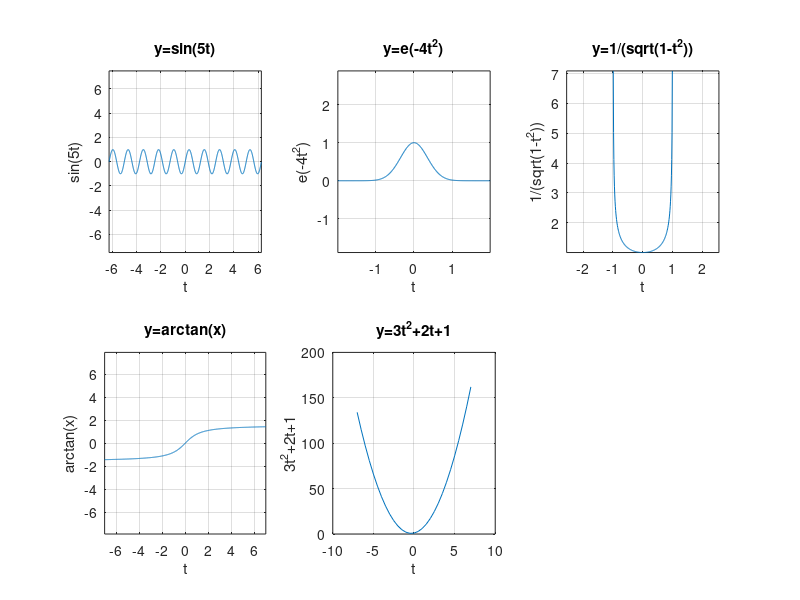

MATLAB code for this plot: (Note: this script raises an error after producing the figure.)
%homework for 24.01.18

%------------preparation------------------------------------------------------------------------------------  
figure('units','norm','position',[.1 .1 .8 .7],'color',[.9 .9 .9],'name', "Drawing Functions") %Creating Window
axes('position',[.1 .1 .8 .8],'color',[1 1 1]) %Creating Axis
grid on                   %turing on grid in coordinate system
xlabel ("X-Axis")         %labeling the axis
ylabel ("Y-Axis")         %labeling the axis
zlabel ("Z-Axis")         %labeling the axis

%---Sinus function------------------------------------------------------------------------------------------
subplot (2,3,1);          %create plot
drawnow;                  %draw this plot
x = -2*pi:0.01:2*pi;      %set x limits
plot (x, sin (5*x));      %plot the function
grid on;                  %turn on the grid
xlabel ("t");             %label x axis
ylabel ("sin(5t)");       %label y axis
title ("y=sin(5t)");      %label plot
axis('equal');            %set axis to equal proportions
drawnow;
%---e-function----------------------------------------------------------------------------------------------
subplot (2,3,2);          %See Sinus Function for more info
drawnow;
x = -2:0.01:2;
plot (x, e.^(-4*x.^(2)));
grid on;
xlabel ("t");
ylabel ("e(-4t^2)");
title ("y=e(-4t^2)");
axis('equal');
drawnow;

%---Root function-------------------------------------------------------------------------------------------
subplot (2,3,3);          %See Sinus Function for more info
drawnow;
x = -1:0.01:1;
plot (x, 1./(sqrt(1-x.^(2))));
grid on;
xlabel ("t");
ylabel ("1/(sqrt(1-t^2))");
title ("y=1/(sqrt(1-t^2))");
axis('equal');
drawnow;

%---Arctan function-----------------------------------------------------------------------------------------
subplot (2,3,4);          %See Sinus Function for more info
drawnow;
x = -7:0.01:7;
plot (x, atan(x));
grid on;
xlabel ("t");
ylabel ("arctan(x)");
title ("y=arctan(x)");
axis('equal');
drawnow;

%---Curve of second order-----------------------------------------------------------------------------------
subplot (2,3,5);          %See Sinus Function for more info
drawnow;
x = -7:0.5:7;
plot (x, 3.*x.^2+2.*x+1);
grid on;
xlabel ("t");
ylabel ("3t^2+2t+1");
title ("y=3t^2+2t+1");
ylimit ([-7 50]);
axis('equal');
drawnow;






















